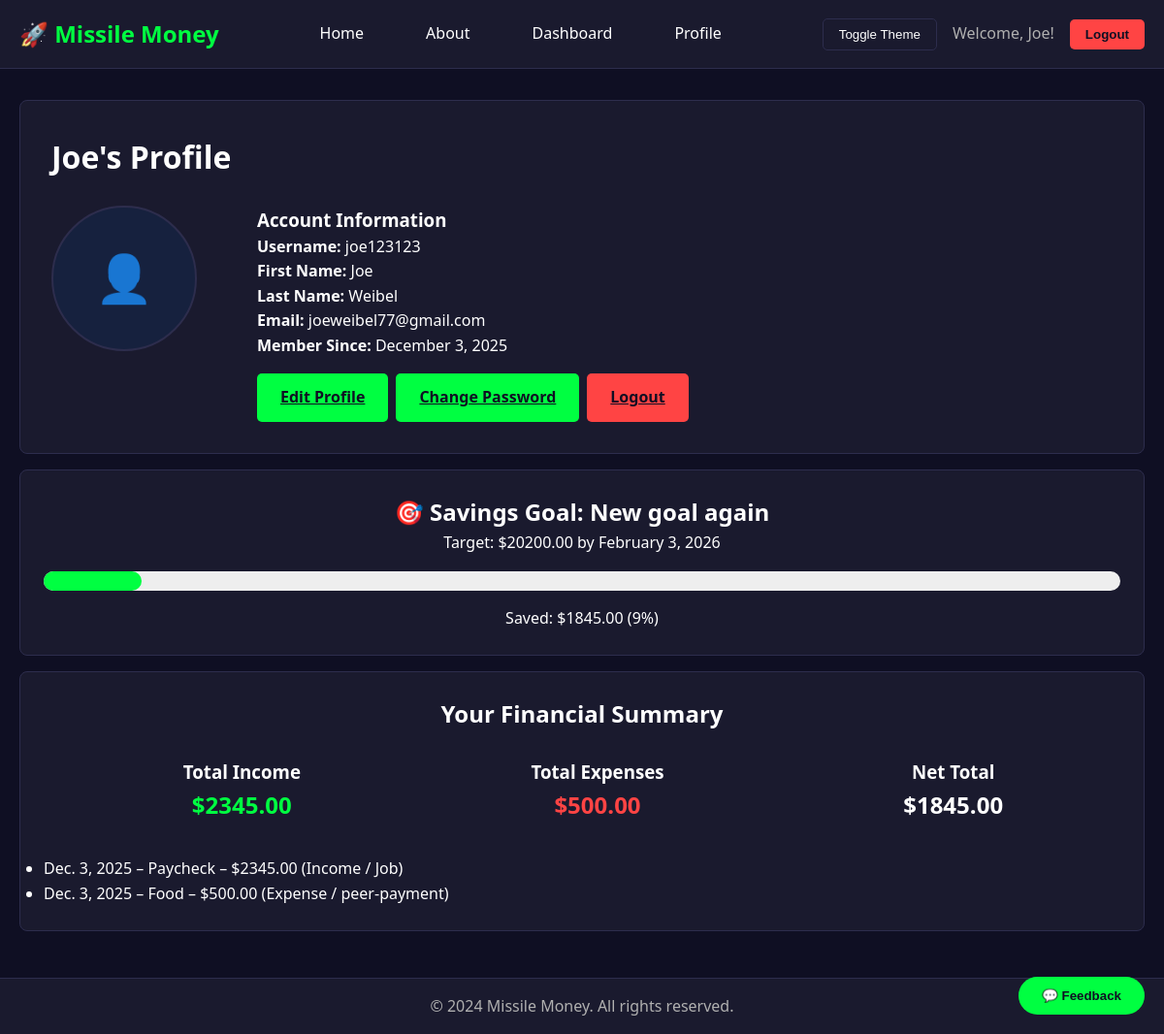
The page /profile/ (signed in) on the database its author committed.
### main/models.py (models this page shows, shortened)
class SavingsGoal(models.Model):
    user = models.ForeignKey(User, on_delete=models.CASCADE)
    name = models.CharField(max_length=100, default="My Savings Goal")
    target_amount = models.DecimalField(max_digits=12, decimal_places=2)
    target_date = models.DateField()
    created_at = models.DateTimeField(auto_now_add=True)
    updated_at = models.DateTimeField(auto_now=True)

class Transaction(models.Model):
    TRANSACTION_TYPES = [
        ('income', 'Income'),
        ('expense', 'Expense'),
    ]
    INCOME_CATEGORIES = [
        ('job', 'Job'),
        ('investments', 'Investments'),
        ('reimbursements', 'Reimbursements (non-taxable)'),
        ('other_income', 'Other'),
    ]
    EXPENSE_CATEGORIES = [
        ('groceries', 'Groceries'),
        ('utilities_housing', 'Utilities/Housing'),
        ('recreation', 'Recreation'),
        ('other_expense', 'Other'),
        ('peer', 'Peer Transfer'),
    ]
    user = models.ForeignKey(User, on_delete=models.CASCADE)
    type = models.CharField(max_length=7, choices=TRANSACTION_TYPES)
    category = models.CharField(max_length=20, blank=True)
    amount = models.DecimalField(max_digits=10, decimal_places=2)
    description = models.CharField(max_length=255, blank=True)
    date = models.DateField(auto_now_add=True)
    peer_payment = models.BooleanField(default=False)
    recipient = models.ForeignKey(User, null=True, blank=True, on_delete=models.SET_NULL, related_name='received_payments')
    related_transaction = models.OneToOneField( 'self', null=True, blank=True, on_delete=models.SET_NULL, related_name='peer_counterpart')
    def get_category_display(self):
        if self.type == 'income':
            for value, label in self.INCOME_CATEGORIES:
                if value == self.category:
                    return label
        elif self.type == 'expense':
            for value, label in self.EXPENSE_CATEGORIES:
                if value == self.category:
                    return label
        return self.category or 'Uncategorized'

### main/views.py (the view)
# urls.py: path('profile/', views.profile, name='profile'),
@login_required
def profile(request):
    transactions = Transaction.objects.filter(user=request.user).order_by('-date')
    category = request.GET.get('category')
    tx_type = request.GET.get('type')
    start_date = request.GET.get('start_date')
    end_date = request.GET.get('end_date')
    search_query = request.GET.get('q')
    if category:
        transactions = transactions.filter(category=category)
    if tx_type in ['income', 'expense']:
        transactions = transactions.filter(type=tx_type)
    if start_date:
        transactions = transactions.filter(date__gte=start_date)
    if end_date:
        transactions = transactions.filter(date__lte=end_date)
    if search_query:
        transactions = transactions.filter(
            Q(description__icontains=search_query) |
            Q(category__icontains=search_query)
        )
    total_income = sum(t.amount for t in transactions if t.type == 'income')
    total_expenses = sum(t.amount for t in transactions if t.type == 'expense')
    net_total = total_income - total_expenses
    categories = Transaction.INCOME_CATEGORIES + Transaction.EXPENSE_CATEGORIES
    savings_goal = SavingsGoal.objects.filter(user=request.user).order_by('-created_at').first()
    if savings_goal:
        all_income = sum(t.amount for t in transactions if t.type == 'income')
        all_expense = sum(t.amount for t in transactions if t.type == 'expense')
        current_amount = all_income - all_expense
        progress_percentage = min(100, (current_amount / savings_goal.target_amount) * 100) if savings_goal.target_amount > 0 else 0
    else:
        current_amount = 0
        progress_percentage = 0
    context = {
        'transactions': transactions,
        'categories': categories,
        'selected_category': category,
        'selected_type': tx_type,
        'start_date': start_date,
        'end_date': end_date,
        'search_query': search_query,
        'total_income': total_income,
        'total_expenses': total_expenses,
        'net_total': net_total,
        'savings_goal': savings_goal,
        'current_amount': current_amount,
        'progress_percentage': progress_percentage,
    }
    return render(request, 'registration/profile.html', context)

### templates/registration/profile.html (shortened to what this page needs)
{% extends 'base.html' %}
{% block content %}
<div class="card" style="padding: 2rem;">
    <h1 style="margin-bottom: 1.5rem;">{{ user.first_name }}'s Profile</h1>
    <div style="
        display: flex;
        flex-wrap: wrap;
        gap: 2rem;
        align-items: flex-start;
    ">
        <div style="flex: 0 0 180px; text-align: center;">
            {% if user.userprofile.profile_picture %}
                <img src="{{ user.userprofile.profile_picture.url }}"
                     alt="Profile Picture"
                     style="
                        width: 150px;
                        height: 150px;
                        border-radius: 50%;
                        object-fit: cover;
                        border: 2px solid var(--border-color);
                     ">
            {% else %}
                <div style="
                    width: 150px;
                    height: 150px;
                    border-radius: 50%;
                    background-color: var(--bg-tertiary);
                    display: flex;
                    justify-content: center;
                    align-items: center;
                    font-size: 3rem;
                    border: 2px solid var(--border-color);
                ">
                    👤
                </div>
            {% endif %}
        </div>
        <div style="flex: 1;">
            <h3>Account Information</h3>
            <p><strong>Username:</strong> {{ user.username }}</p>
            <p><strong>First Name:</strong> {{ user.first_name|default:"Not set" }}</p>
            <p><strong>Last Name:</strong> {{ user.last_name|default:"Not set" }}</p>
            <p><strong>Email:</strong> {{ user.email|default:"Not set" }}</p>
            <p><strong>Member Since:</strong> {{ user.date_joined|date:"F j, Y" }}</p>
            <div style="margin-top: 1rem; display: flex; gap: 0.5rem;">
                <a href="{% url 'edit_profile' %}" class="btn">Edit Profile</a>
                <a href="{% url 'password_change' %}" class="btn">Change Password</a>
                <a href="{% url 'logout' %}" class="btn" style="background-color: #ff4444;">Logout</a>
            </div>
        </div>
    </div>
</div>
{% if savings_goal %}
<div class="card" style="margin-top: 1rem;">
    <h2 style="text-align: center;">🎯 Savings Goal: {{ savings_goal.name }}</h2>
    <p style="text-align: center;">Target: ${{ savings_goal.target_amount }} by {{ savings_goal.target_date|date:"F j, Y" }}</p>
    <div style="background-color: #eee; border-radius: 10px; width: 100%; height: 20px; margin: 1rem 0;">
        <div style="
            width: {{ progress_percentage }}%;
            background-color: #00ff41;
            height: 100%;
            border-radius: 10px;
            transition: width 0.5s;
        "></div>
    </div>
    <p style="text-align: center;">Saved: ${{ current_amount }} ({{ progress_percentage|floatformat:0 }}%)</p>
</div>
{% else %}
<div class="card" style="margin-top: 1rem; text-align: center;">
    <p>You have no savings goal yet. <a href="{% url 'savings_goal' %}">Set one now!</a></p>
</div>
{% endif %}
<div class="card" style="margin-top: 1rem;">
    <h2 style="text-align: center;">Your Financial Summary</h2>
    <div class="mm-row" style="margin: 1rem;">
        <div class="mm-column" style="text-align: center;">
            <h3 style="margin-top: 0; color: var(--accent-color);">Total Income</h3>
            <p style="font-size: 1.5rem; font-weight: bold; color: #00ff41;">${{ total_income }}</p>
        </div>
        <div class="mm-column" style="text-align: center;">
            <h3 style="margin-top: 0; color: var(--accent-color);">Total Expenses</h3>
            <p style="font-size: 1.5rem; font-weight: bold; color: #ff4444;">${{ total_expenses }}</p>
        </div>
        <div class="mm-column" style="text-align: center;">
            <h3 style="margin-top: 0; color: var(--accent-color);">Net Total</h3>
            <p style="font-size: 1.5rem; font-weight: bold; color: var(--text-color);">${{ net_total }}</p>
        </div>
    </div>
    <div style="margin-top: 1.5rem;">
        {% if transactions %}
            <ul>
                {% for t in transactions %}
                    <li>
                        {{ t.date }} –
                        {{ t.description|default:"No description" }} –
                        ${{ t.amount }}
                        ({{ t.get_type_display }}{% if t.category %} / {{ t.get_category_display }}{% endif %})
                    </li>
                {% endfor %}
            </ul>
        {% else %}
            <p>No transactions match your filter criteria.</p>
        {% endif %}
    </div>
</div>
{% endblock %}

### templates/base.html (shortened to what this page needs)
{% load static %}
<link rel="stylesheet" href="{% static 'css/style.css' %}">
<!DOCTYPE html>
<html lang="en" data-theme="dark">
<head>
</head>
<body>
    <header>
        <div class="container">
            <nav class="navbar">
                <div class="logo">🚀 Missile Money</div>
                <ul class="nav-links">
                    <li><a href="{% url 'home' %}">Home</a></li>
                    <li><a href="{% url 'about' %}">About</a></li>
                    {% if user.is_authenticated %}
                        <li><a href="{% url 'dashboard' %}">Dashboard</a></li>
                        <li><a href="{% url 'profile' %}">Profile</a></li>
                    {% endif %}
                </ul>
                <div style="display: flex; align-items: center; gap: 1rem;">
                    <button class="theme-toggle" onclick="toggleTheme()">Toggle Theme</button>
                    {% if user.is_authenticated %}
                        <span style="color: var(--text-secondary);">Welcome, {{ user.first_name }}!</span>
                        <form method="post" action="{% url 'logout' %}" style="display: inline;">
                            <button type="submit" class="btn" style="background-color: #ff4444; padding: 0.5rem 1rem;">Logout</button>
                        </form>
                    {% else %}
                        <a href="{% url 'login' %}" class="btn" style="padding: 0.5rem 1rem;">Login</a>
                        <a href="{% url 'register' %}" class="btn" style="padding: 0.5rem 1rem;">Sign Up</a>
                    {% endif %}
                </div>
            </nav>
        </div>
    </header>
    <main>
        <div class="container">
            {% block content %}{% endblock %}
        </div>
    </main>
    <footer>
        <div class="container">
            <p>&copy; 2024 Missile Money. All rights reserved.</p>
        </div>
    </footer>
    <button id="feedback-btn" class="feedback-button">💬 Feedback</button>
</body>
</html>

### static/css/style.css (style rules this page uses)
.card { transition: transform 0.2s ease, box-shadow 0.2s ease; }
.btn { transition: all 0.2s ease; }
.mm-row { display: table; width: 100%; table-layout: fixed; border-spacing: 10px; }
.mm-column { display: table-cell; }

### templates/base.html (style rules this page uses)
:root { --bg-primary: #0f0f23; --bg-secondary: #1a1a2e; --bg-tertiary: #16213e; --text-primary: #ffffff; --text-secondary: #b0b0b0; --accent-primary: #00ff41; --accent-secondary: #008f39; --border-color: #2d2d4d; }
* { margin: 0; padding: 0; box-sizing: border-box; transition: background-color 0.3s, color 0.3s; }
body { background-color: var(--bg-primary); color: var(--text-primary); font-family: 'Segoe UI', Tahoma, Geneva, Verdana, sans-serif; line-height: 1.6; min-height: 100vh; }
.container { max-width: 1200px; margin: 0 auto; padding: 0 20px; }
header { background-color: var(--bg-secondary); border-bottom: 1px solid var(--border-color); padding: 1rem 0; }
.navbar { display: flex; justify-content: space-between; align-items: center; }
.logo { font-size: 1.5rem; font-weight: bold; color: var(--accent-primary); }
.nav-links { display: flex; list-style: none; gap: 2rem; }
.nav-links a { color: var(--text-primary); text-decoration: none; padding: 0.5rem 1rem; border-radius: 5px; }
.theme-toggle { background: none; border: 1px solid var(--border-color); color: var(--text-primary); padding: 0.5rem 1rem; border-radius: 5px; cursor: pointer; }
main { padding: 2rem 0; min-height: calc(100vh - 140px); }
footer { background-color: var(--bg-secondary); border-top: 1px solid var(--border-color); padding: 1rem 0; text-align: center; color: var(--text-secondary); }
.card { background-color: var(--bg-secondary); border: 1px solid var(--border-color); border-radius: 8px; padding: 1.5rem; margin-bottom: 1rem; }
.btn { background-color: var(--accent-primary); color: var(--bg-primary); border: none; padding: 0.75rem 1.5rem; border-radius: 5px; cursor: pointer; font-weight: bold; }
.feedback-button { position: fixed; bottom: 20px; right: 20px; background-color: var(--accent-primary); color: var(--bg-primary); border: none; padding: 0.75rem 1.5rem; border-radius: 50px; font-weight: bold; cursor: pointer; }

### rows shown on the page
SavingsGoal: name "New goal again", target_amount "20200.00", target_date "February 3, 2026"
Transaction: date "Dec. 3, 2025", description "Paycheck", amount "2345.00", type "Income", category "Job"
Transaction: date "Dec. 3, 2025", description "Food", amount "500.00", type "Expense", category "peer-payment"

### other values the page prints
{{ user.first_name }} "Joe"
{{ user.username }} "joe123123"
{{ user.first_name|default:"Not set" }} "Joe"
{{ user.last_name|default:"Not set" }} "Weibel"
{{ user.email|default:"Not set" }} "joeweibel77@gmail.com"
{{ user.date_joined|date:"F j, Y" }} "December 3, 2025"
{{ current_amount }} "1845.00"
{{ progress_percentage|floatformat:0 }} "9"
{{ total_income }} "2345.00"
{{ total_expenses }} "500.00"
{{ net_total }} "1845.00"
